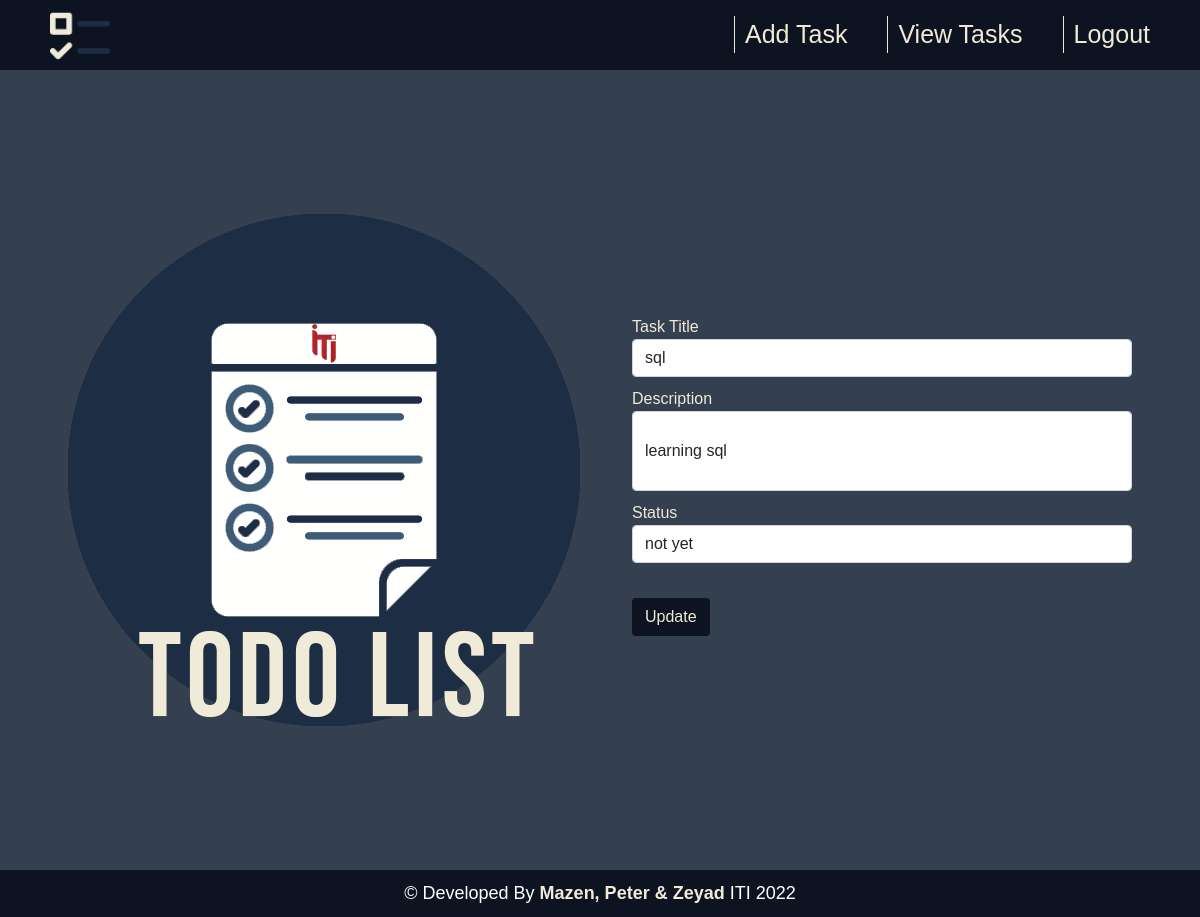
Page /updateTask/3 on the earlier database version.
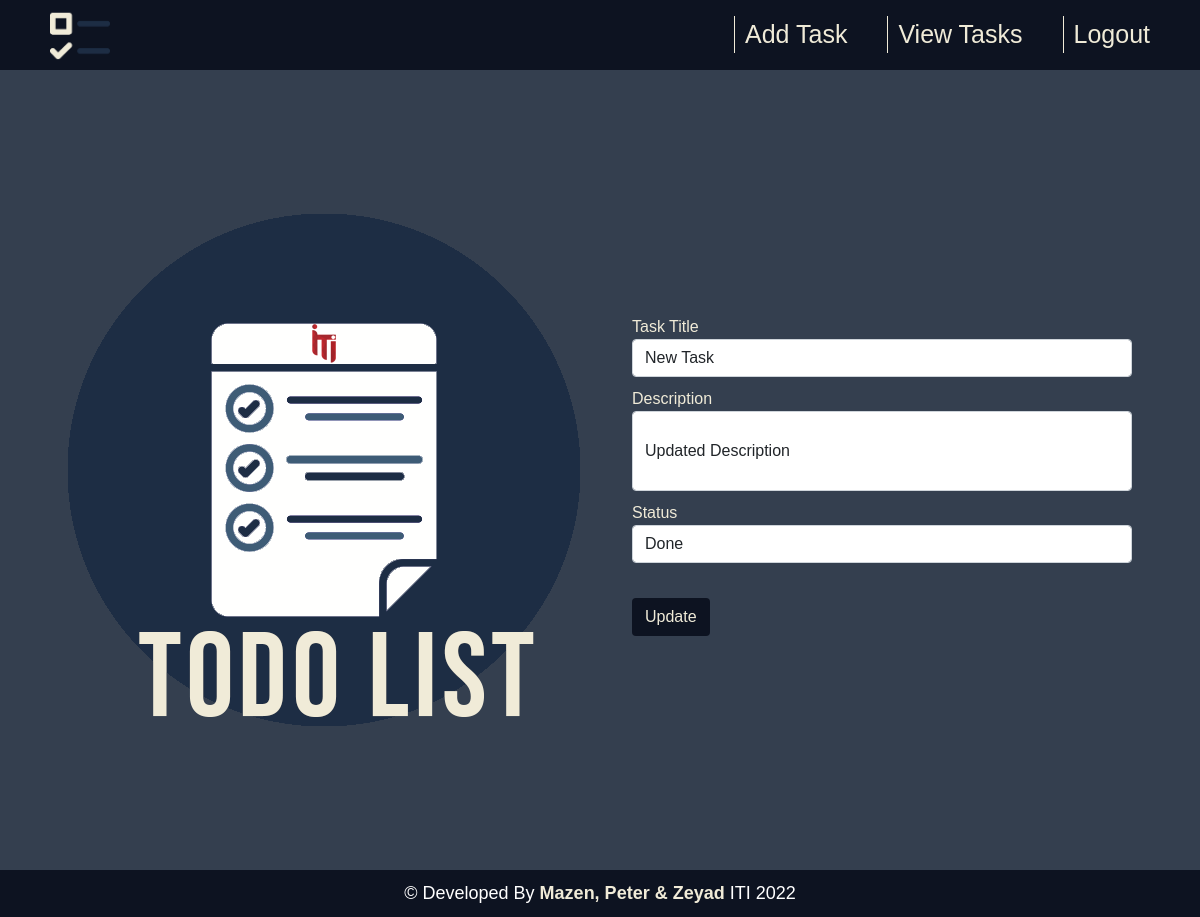
Same page on the later database version.
### tables this page shows
CREATE TABLE "Task" (
                            Task_id INTEGER PRIMARY KEY AUTOINCREMENT,
                            Title   TEXT UNIQUE NOT NULL,
                            Describtion TEXT UNIQUE NOT NULL,
                            Status TEXT NOT NULL,
                            User_id INTEGER);

### app.py (the view)
@app.route("/updateTask/<int:id>", methods=['GET', 'POST'])
def updateTask(id=None):
    if request.method == "POST":
        taskTitle = request.form['title']
        description = request.form['description']
        status = request.form['status']
        update_task(taskTitle,description,status,id)
        return redirect(url_for('viewTasks'))
    task = retreive_task(id)
    return render_template('updateTask.html',task=task)

### app.py (called while the page is built)
@app.before_request
def before_request():
    g.user = None
    if 'user_id' in session:
        all_users = retreive_users()
        user = [x for x in all_users if x['User_id'] == session['user_id']][0]
        g.user = user

### db.py (called while the page is built)
def get_db():
    db = sqlite3.connect('TodoDB.sqlite',
                         detect_types=sqlite3.PARSE_DECLTYPES
                         )
    db.row_factory = sqlite3.Row
    return db

def retreive_task(id):
    connection = get_db().cursor()
    connection.execute(
        f"select * from Task WHERE task_id={id}")
    data = connection.fetchone()
    close_db(connection)
    return data

### templates/updateTask.html (shortened to what this page needs)
{% extends 'index-base.html' %}
{% block style %}
<link rel="stylesheet" href="../static/css/shared.css">
<link rel="stylesheet" href="../static/css/update-task.css">
{% endblock %}
{% block anchor %}
<a href="{{url_for('home')}}">
    <img src="../static/images/checklist.png" alt="ToDo Logo" class="logo">
</a>
{% endblock %}
{% block button1 %}
<li><a href="{{url_for('addTask')}}"> Add Task </a></li>
{% endblock %}
{% block button2 %}
<li><a href="{{url_for('viewTasks')}}"> View Tasks </a></li>
{% endblock %}
{% block button3 %}
<li><a href="{{url_for('index')}}"> Logout </a></li>
{% endblock %}
{% block content %}
<div class="container">
    <div class="content">
        <img src="../static/images/logo-img.png" class="logo" alt="">
        <form method="POST">
            <div class="form-group">
                <label for="exampleInputEmail1">Task Title</label>
                <input name="title" value="{{task.Title}}" type="text" class="form-control" id="exampleInputEmail1"
                    aria-describedby="emailHelp" required="required">
            </div>
            <div class="form-group">
                <label for="exampleInputEmail1">Description</label>
                <input name="description" value="{{task.Describtion}}" type="text" class="form-control" id="exampleInputEmail1"
                    aria-describedby="emailHelp" style="height:10vh ;" required="required">
            </div>
            <div class="form-group">
                <label for="exampleInputEmail1">Status</label>
                <input name="status" value="{{task.status}}" type="text" class="form-control" id="exampleInputEmail1"
                    aria-describedby="emailHelp" required="required">
            </div>
            <button type="submit" class="btn">Update</button>
        </form>
    </div>
</div>
{% endblock %}

Differences in the rows shown:
changed Task: title "sql" → "New Task"; description "learning sql" → "Updated Description"; status "not yet" → "Done"
